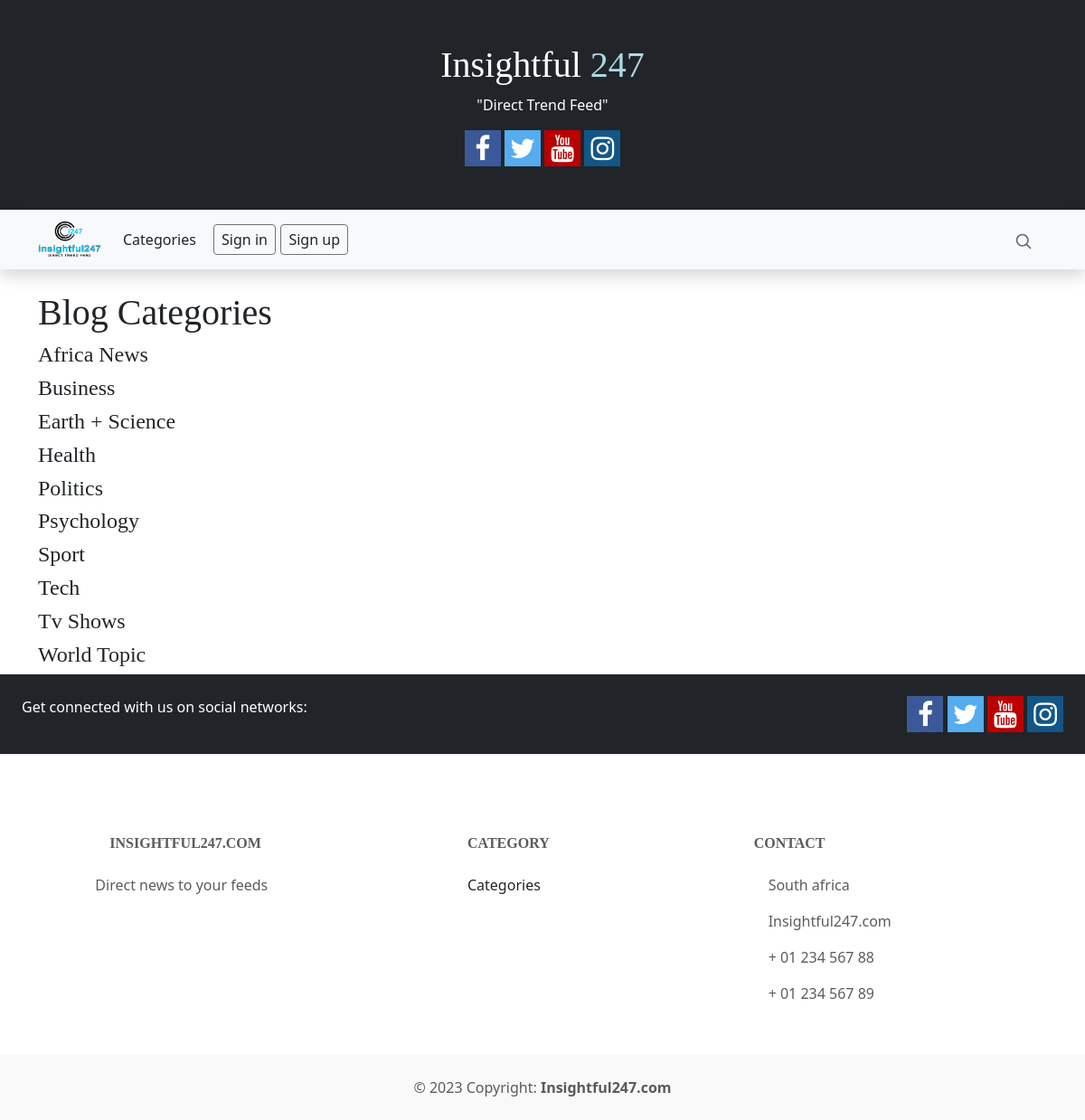
The page /category-list on the database as committed earlier.
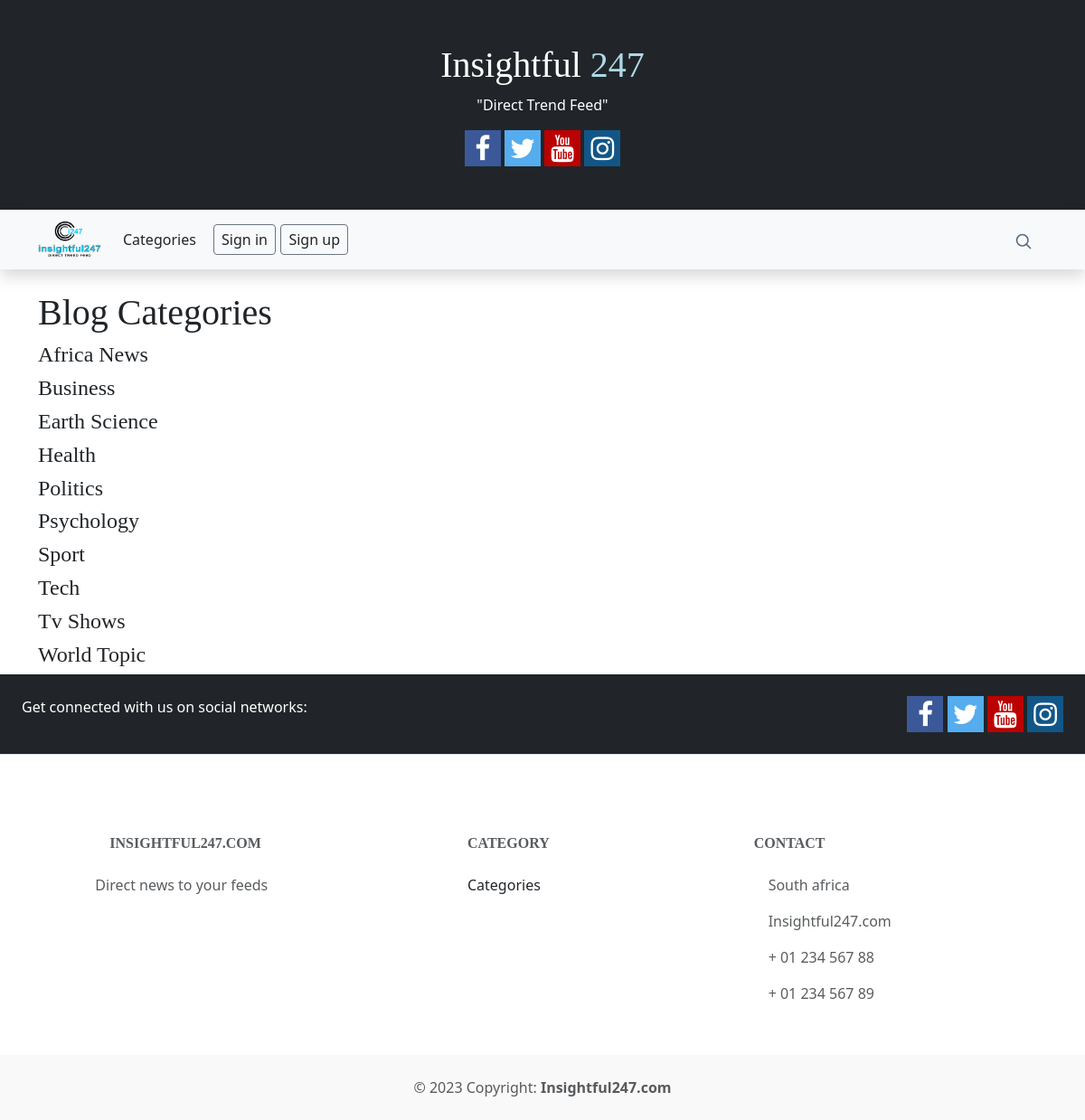
The same page on the database as committed later.
### theblog/models.py (models this page shows, shortened)
class Category(models.Model):
	name = models.CharField(max_length=100)
	class Meta:
		ordering = ('name',)
		verbose_name_plural ='Categories'
	def __str__(self):
		return self.name

### theblog/views.py (the view)
# urls.py: path('category-list', CategoryListView, name='category-list'),
def CategoryListView(request):
	cat_menu_list = Category.objects.all()
	return render(request, 'category_list.html', {'cat_menu_list':cat_menu_list})

### theblog/templates/category_list.html (shortened to what this page needs)
{% extends 'base.html' %}
{% block content %}
	<h1>Blog Categories</h1>
	{% for item in cat_menu_list %}
        <h4><a class="dropdown-item" href="{% url 'category' item|slugify %}">{{ item }}</a></h4>
    {% endfor %}
{% endblock %}

Rows that differ between the two databases and show on the page:
changed Category: name "Earth + Science" → "Earth Science"
